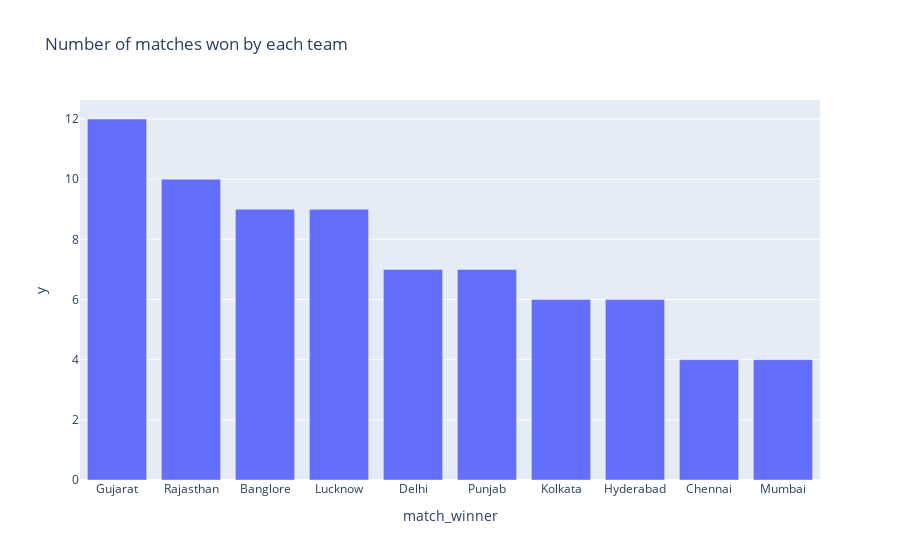

Notebook code for this chart:
### Code cell
figure.show()

### Figure 1 — Plotly figure (JSON) as saved in the notebook; plotly's stock layout.template omitted (floating-point values rounded to 4 significant figures)
{"data": [{"alignmentgroup": "True", "hovertemplate": "match_winner=%{x}<br>y=%{y}<extra></extra>", "legendgroup": "", "marker": {"color": "#636efa", "pattern": {"shape": ""}}, "name": "", "offsetgroup": "", "orientation": "v", "showlegend": false, "textposition": "auto", "type": "bar", "x": ["Gujarat", "Rajasthan", "Banglore", "Lucknow", "Delhi", "Punjab", "Kolkata", "Hyderabad", "Chennai", "Mumbai"], "xaxis": "x", "y": [12, 10, 9, 9, 7, 7, 6, 6, 4, 4], "yaxis": "y"}], "layout": {"barmode": "relative", "legend": {"tracegroupgap": 0}, "title": {"text": "Number of matches won by each team"}, "xaxis": {"anchor": "y", "domain": [0, 1], "title": {"text": "match_winner"}}, "yaxis": {"anchor": "x", "domain": [0, 1], "title": {"text": "y"}}}}
